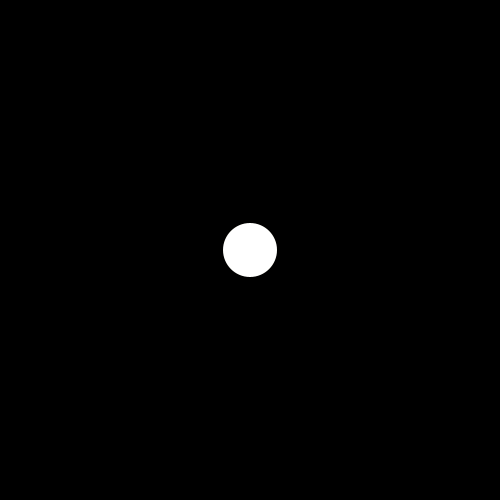
Frame 1 (no input)
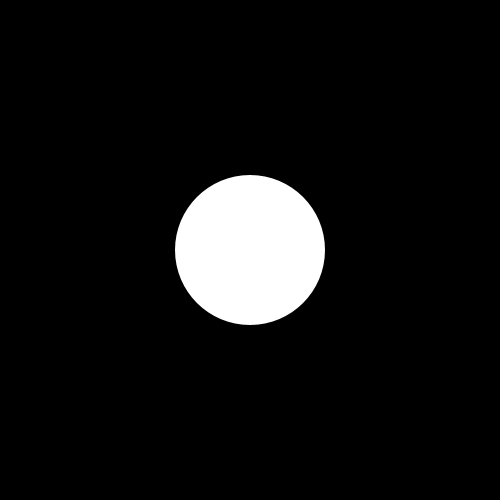
Frame 60 (the mouse pressed at the canvas centre just before this capture)
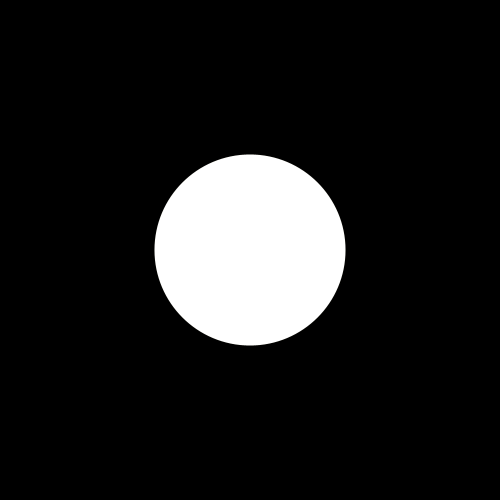
Frame 120 (the mouse held since frame 60 and released just before this capture)

The Processing sketch that drew these frames (run headless with seeded random() and noise(); from frame 60 on, the mouse is pressed at the canvas centre):

// Processing sketch: chaos05animacja
// ── chaos05animacja.pde
float x = 0.1;

void setup()
{
  size(500, 500);
  background(0);
  frameRate(60);
  stroke(255,250,0, 3);
  strokeWeight(1);
}

void draw()
{
  background(0);
  float r = map(mouseX, 0, 500, 2, 4);
  x = r*x*(1-x);
  ellipse(250, 250, x*300, x*300);
}
